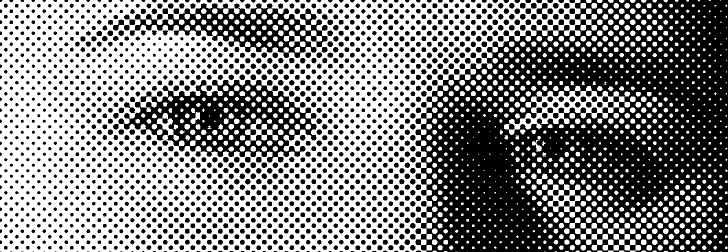
#> input picture Lab1 Bildbehandling/lynn-eyes-halftone.png, 728 x 252 px
$ python 'uppgift 2.py'   (older library calls are emulated)
#> lines starting #> are read from the running program, lines starting #| are printed output that depends on the picture
import matplotlib.pyplot as plt
import scipy.misc
import numpy as np
from scipy import signal
import time
import imageio

# Uppgift 2

N = 4
I = np.mean(imageio.imread("lynn-eyes-halftone.png"), axis=2)
#> I: shape (252, 728) float64; min 0, max 255, mean 132.6

sigma = N/6

def gaussblur_a(I, N):
    # Skapar en gauss-filterkärna och dividerar med sin summa, så att kärnan summerar till 1
#> called with N = 4
    x, y = np.mgrid[-N:N+1, -N:N+1]
    print(x,y)
    gausskernel = np.exp(-(x**2 + y**2)/(2 * sigma**2))
    core = gausskernel / np.sum(gausskernel)

    J = scipy.signal.convolve2d(I, core, mode="same")       # Kör faltning och returnerar en lågpassfiltrerad bild
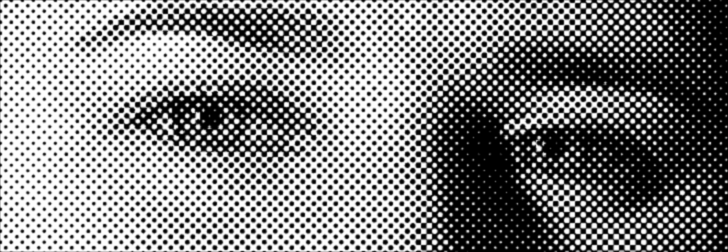
#> J: shape (252, 728) float64; min 0, max 255, mean 132.3

    return J


def gaussblur_b(I, N):
    # Skapar en 1 x 2N+1 -matris i gauss-form och transponerar den
#> called with N = 4
    x = np.array([range(-N, N+1)])
    gauss = np.exp(-(x ** 2) / (2 * sigma ** 2))
    gausskernel_x = gauss / np.sum(gauss)
    gausskernel_y = np.transpose(gausskernel_x)

    # Faltar i x- och sedan i y-led
    J = scipy.signal.convolve(scipy.signal.convolve(I, gausskernel_x, mode="same"), gausskernel_y, mode="same")

    return J


t = time.time() # Ger tiden just nu
gaussblur_a(I, N)
tid_det_tog = time.time() - t # Ger tiden det tog att köra faltning_i_2d()
print(tid_det_tog)

t = time.time() # Ger tiden just nu
gaussblur_b(I, N)
tid_det_tog = time.time() - t # Ger tiden det tog att köra faltning_i_2d()
print(tid_det_tog)


"""plt.imshow(gaussblur_a(I, N), cmap="gray")
plt.subplots()"""
plt.imshow(gaussblur_b(I, N), cmap="gray")
plt.subplots()
plt.imshow(I, cmap="gray")
plt.show()


# [4 lines of commented-out code are left out]
